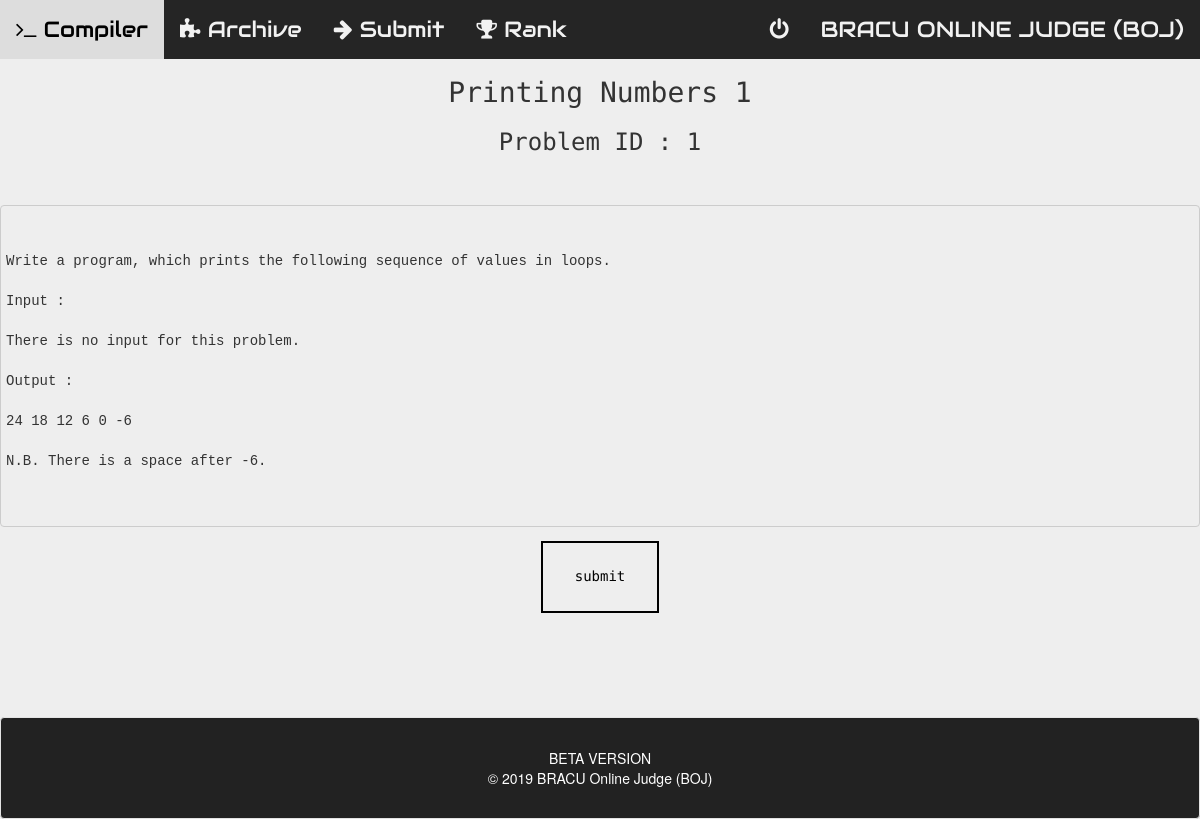
Page /view.php?id=1 on the committed database.
### tables this page shows
CREATE TABLE `archive` (
  `question_id` varchar(255) NOT NULL,
  `problem_name` varchar(255) NOT NULL,
  `question` text NOT NULL,
  `test_case` varchar(10000) NOT NULL,
  `testcase_output` varchar(10000) NOT NULL,
  `difficulty` varchar(255) NOT NULL
);

### view.php (the view, shortened to what this page needs)
<?php include 'connection.php';
$id=$_REQUEST['id'];
$sqll = "SELECT question from archive where question_id = '" . $id . "'";
$resultt = mysqli_query($connection, $sqll);
$roww = mysqli_fetch_assoc($resultt);
$question = $roww['question'];
$sqll = "SELECT problem_name from archive where question_id = '" . $id . "'";
$resultt = mysqli_query($connection, $sqll);
$roww = mysqli_fetch_assoc($resultt);
$name = $roww['problem_name'];
?>
<!DOCTYPE html>
<html>
<head>
        <link rel="stylesheet" href="css/bootstrap.min.css">
        <link rel="stylesheet" href="css/font-awesome.min.css">
        <link rel="stylesheet" href="css/normalize.css">
        <link rel="stylesheet" href="css/main.css">
        <link rel="stylesheet" href="css/style.css">
        <link rel="stylesheet" href="style.css">
</head>
<body>
<div class="topbar">
        <div class="topnav-right">
            <a href="logout.php" float:left><i class="fa fa-power-off"></i></a>
            <a href="" float:left>BRACU ONLINE JUDGE (BOJ)</a>
        </div>
        <a href="compiler.php"><i class="fa fa-terminal"></i> Compiler</a>
        <a href="archive.php"><i class="fa fa-puzzle-piece"></i> Archive</a>
        <a href="submit.php"><i class="fa fa-arrow-right"></i> Submit</a>
        <a href="rank.php"><i class="fa fa-trophy"></i> Rank</a>
    </div>
<h1><?php echo $name ?></h1>
<h3>Problem ID :  <?php echo $id ?></h3>
<br><br>
<pre>
<div>
    <p id="demo"><?php echo $question?></p>
</div>
</pre>
<div class="wrapper">
<tr>
<a href="quicksubmit.php?id=<?php echo $id;?>" class="button button2"><h5>submit</h5></a>
</tr>
</div>
<div class="area">
<div class="well foot">
<div class="row area">
<div class="col-sm-3">
</div>
<div class="col-sm-5">
<div class="fm">
BETA VERSION<bR>
© 2019 BRACU Online Judge (BOJ)<br>
</div>
</div>
</div>
</div>
</div>
</body>
</html>

### css/main.css (style rules this page uses)
html { color: #222; font-size: 1em; line-height: 1.4; }

### css/style.css (style rules this page uses)
.area { margin:0px; padding:0px; }
.foot { background-color: #222222; color:white; margin-top:100px; margin-bottom:0px; padding-top:30px; padding-bottom: 30px; padding-left:0px; text-align:center; margin-left: 0px; margin-right: 0px; padding-right: 0px; }
.fm { margin-left: 100px; }
pre { background-color: #EEEEEE; font-family: Consolas,Menlo,Monaco,Lucida Console,Liberation Mono,DejaVu Sans Mono,Bitstream Vera Sans Mono,Courier New,monospace,serif; margin-bottom: 10px; max-height: 600px; overflow: auto; padding: 5px; width: auto; white-space: pre; }

### style.css (style rules this page uses)
.topbar { overflow: hidden; background-color: #252525; font-family: 'Audiowide'; font-size: 22px; }
.topbar a { float: left; display: block; color: #f2f2f2; text-align: center; padding: 14px 16px; text-decoration: none; border: none; }
.topnav-right { float: right; }

### view.php (style rules this page uses)
table , h1 , h3 , h5 { font-family: 'Source Code Pro'; text-align: center; }
body { background-color:#EEEEEE; }
.button { background-color: #4CAF50; border: none; color: #EEEEEE; padding: 16px 32px; text-align: center; text-decoration: none; display: inline-block; font-size: 16px; margin: 4px 2px; -webkit-transition-duration: 0.4s; transition-duration: 0.4s; cursor: pointer; }
.button2 { background-color: #EEEEEE; color: black; border: 2px solid black; }
.wrapper { text-align: center; }

### rows in the picture
archive: problem_name "Printing Numbers 1", question "Write a program, which prints the following sequence of values in loops. Input : There is no input for this problem. Output : 24 18 12 6 0 -6 N.B. There is a space after -6."

### other values in the picture
$id "1"
